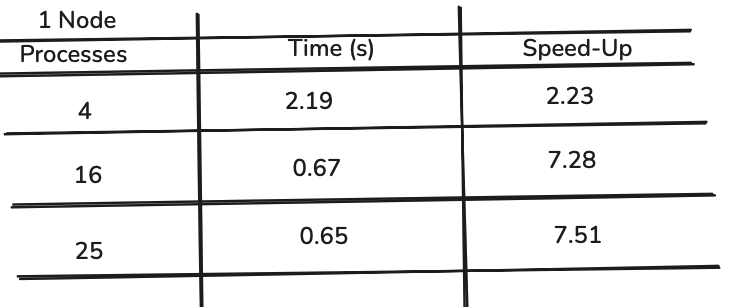
#> input picture presentation_and_report/immagini/1000res1.png, 734 x 307 px
$ python 'AddS&P.py' ../presentation_and_report/immagini/1000res1.png 5
#> lines starting #> are read from the running program, lines starting #| are printed output that depends on the picture; after the words box and inside, x2 and y2 are one past the last pixel; in counts of white or black regions, pixels touching at a corner belong together
#> in main, img is the input picture: shape (307, 734, 3); mean B, G, R 234.8, 234.8, 234.8
import random
import cv2
import sys
import os

def add_noise(img, amount):
    # Getting the dimensions of the image
#> called with amount = 5
    row, col, _ = img.shape  # Use this for color images
#> row = 307; col = 734

    # Calculate the total number of pixels to change
    total_pixels = int((amount / 100) * (row * col))
#> total_pixels = 11266

    # Salt (white pixels)
    num_salt = total_pixels // 2
#> num_salt = 5633
    for _ in range(num_salt):
        y_coord = random.randint(0, row - 1)
        x_coord = random.randint(0, col - 1)
        img[y_coord][x_coord] = [255, 255, 255]  # Set to white
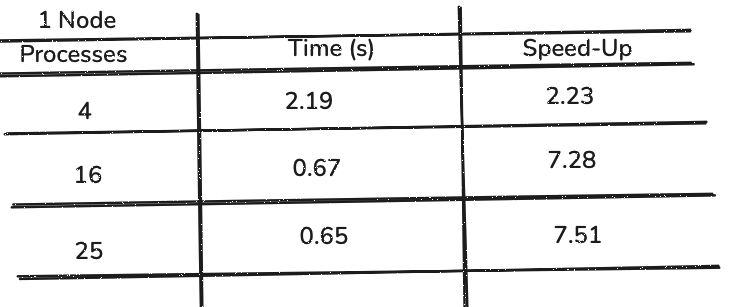
#> img: shape (307, 734, 3); 0.28% of pixels changed, all inside (x1, y1, x2, y2) = (1, 7, 712, 307)

    # Pepper (black pixels)
    num_pepper = total_pixels - num_salt
#> num_pepper = 5633
    for _ in range(num_pepper):
        y_coord = random.randint(0, row - 1)
        x_coord = random.randint(0, col - 1)
        img[y_coord][x_coord] = [0, 0, 0]  # Set to black
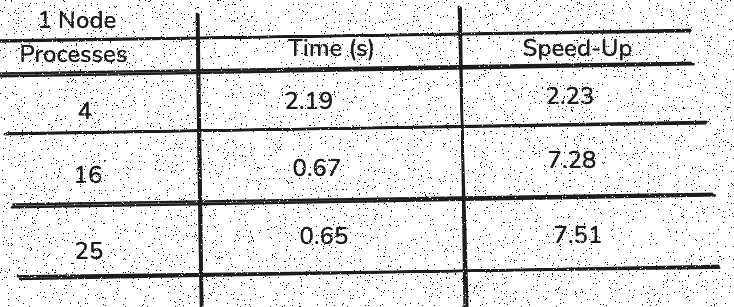
#> img: shape (307, 734, 3); 2.47% of pixels changed, all inside (x1, y1, x2, y2) = (0, 0, 734, 307)

    return img

def main():
    if len(sys.argv) != 3:
        print(f"Usage: python {sys.argv[0]} <image_file> <amount_percent>")
        sys.exit(1)

    image_path = sys.argv[1]
    try:
        amount = int(sys.argv[2])
    except ValueError:
        print("Error: Amount must be a number.")
        sys.exit(1)

    # Load the image in COLOR
    img = cv2.imread(image_path, cv2.IMREAD_COLOR)
    if img is None:
        print(f"Error: Could not read image file: {image_path}")
        sys.exit(1)

    noisy_img = add_noise(img, amount)

    # Create a new filename for the noisy image
    base_name = os.path.basename(image_path)
    output_filename = f'./input/noise{amount}/noisy{amount}_' + base_name
    cv2.imwrite(output_filename, noisy_img)
    print(f"Saved noisy image as {output_filename}")

if __name__ == "__main__":
    main()

$ run again, on presentation_and_report/immagini/2000res1.png
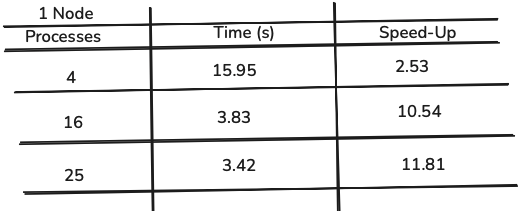
#> input picture presentation_and_report/immagini/2000res1.png, 528 x 211 px
#> in main, img is the input picture: shape (211, 528, 3); mean B, G, R 234.1, 234.1, 234.1
#> after the loop in add_noise, `for _ in range(num_salt):`:
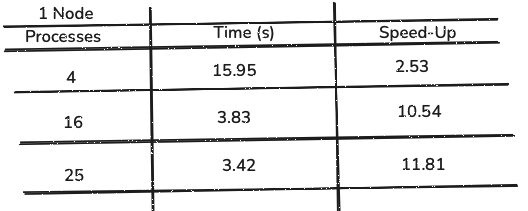
#> img: shape (211, 528, 3); 0.31% of pixels changed, all inside (x1, y1, x2, y2) = (11, 6, 514, 210)
#> after the loop in add_noise, `for _ in range(num_pepper):`:
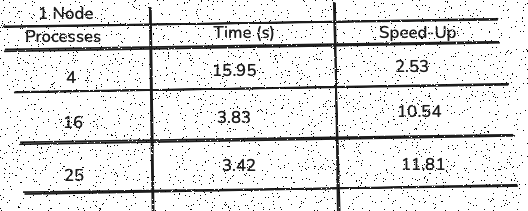
#> img: shape (211, 528, 3); 2.47% of pixels changed, all inside (x1, y1, x2, y2) = (0, 0, 528, 211)

$ run again, on presentation_and_report/immagini/2000res2.png
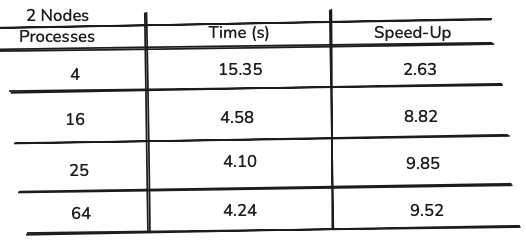
#> input picture presentation_and_report/immagini/2000res2.png, 526 x 242 px
#> in main, img is the input picture: shape (242, 526, 3); mean B, G, R 233.6, 233.6, 233.6
#> after the loop in add_noise, `for _ in range(num_salt):`:
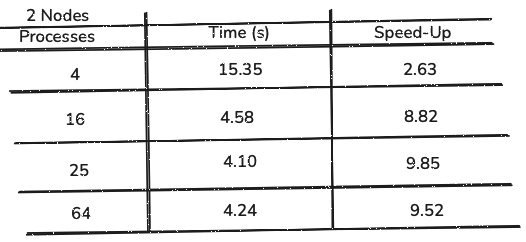
#> img: shape (242, 526, 3); 0.31% of pixels changed, all inside (x1, y1, x2, y2) = (1, 10, 506, 236)
#> after the loop in add_noise, `for _ in range(num_pepper):`:
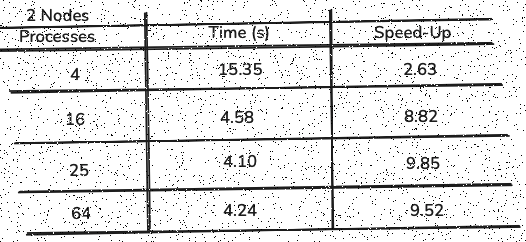
#> img: shape (242, 526, 3); 2.47% of pixels changed, all inside (x1, y1, x2, y2) = (0, 0, 526, 242)

$ run again, on presentation_and_report/immagini/500res1.png
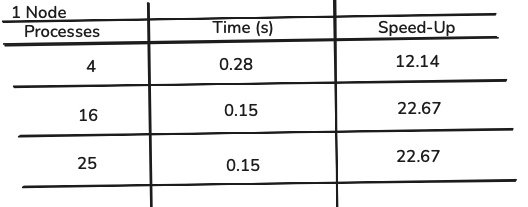
#> input picture presentation_and_report/immagini/500res1.png, 528 x 207 px
#> in main, img is the input picture: shape (207, 528, 3); mean B, G, R 235, 235, 235
#> after the loop in add_noise, `for _ in range(num_salt):`:
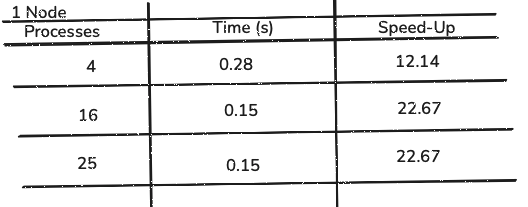
#> img: shape (207, 528, 3); 0.3% of pixels changed, all inside (x1, y1, x2, y2) = (3, 10, 514, 205)
#> after the loop in add_noise, `for _ in range(num_pepper):`:
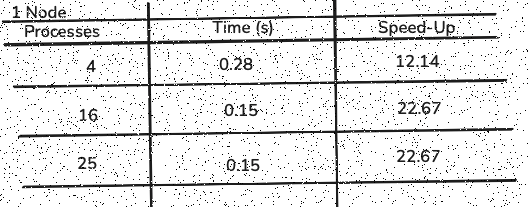
#> img: shape (207, 528, 3); 2.47% of pixels changed, all inside (x1, y1, x2, y2) = (0, 0, 528, 207)
